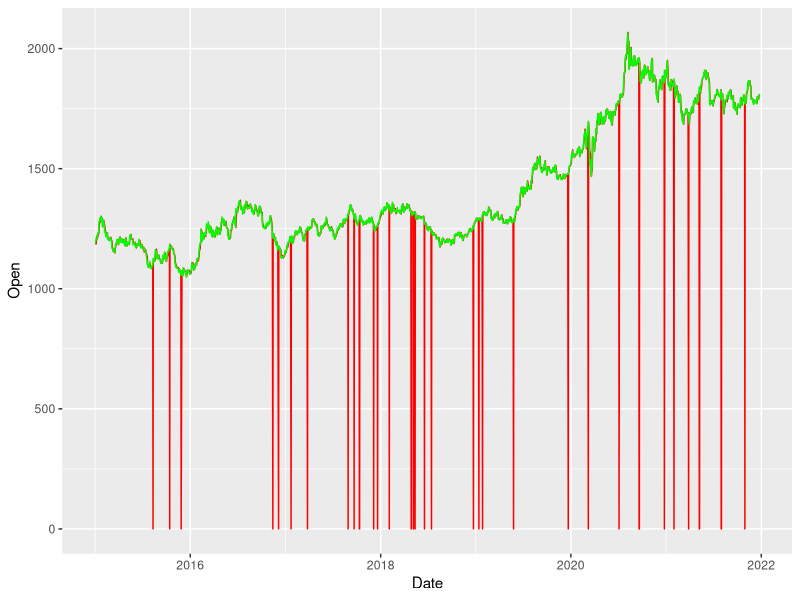

Source code (R):
# load libraries----
library(ggplot2)
library(tidyverse)
library(lubridate)

# load data----

data1<- read.csv("Gold_12_24_21-01_02_15.csv", header= TRUE)

# data processing-----
data2 <- data1%>%
        select(Date, Open, Close, High, Low)%>%
        mutate(open_2_close= Open - Close, high_2_low= High - Low)

# date as date
data2$Date<- mdy(data2$Date)

# haven't used them (might use later )
data2$open_2_close_status<- ifelse(data2$open_2_close>=0, "Pos", "Neg")
data2$high_2_low_status<- ifelse(data2$high_2_low>=0, "Pos", "Neg")


# Visualization
data2 %>%
        ggplot(aes(x= Date))+
        geom_line(aes(y= Open), color= "red")+
        geom_line(aes(y= Close), color= "green")

